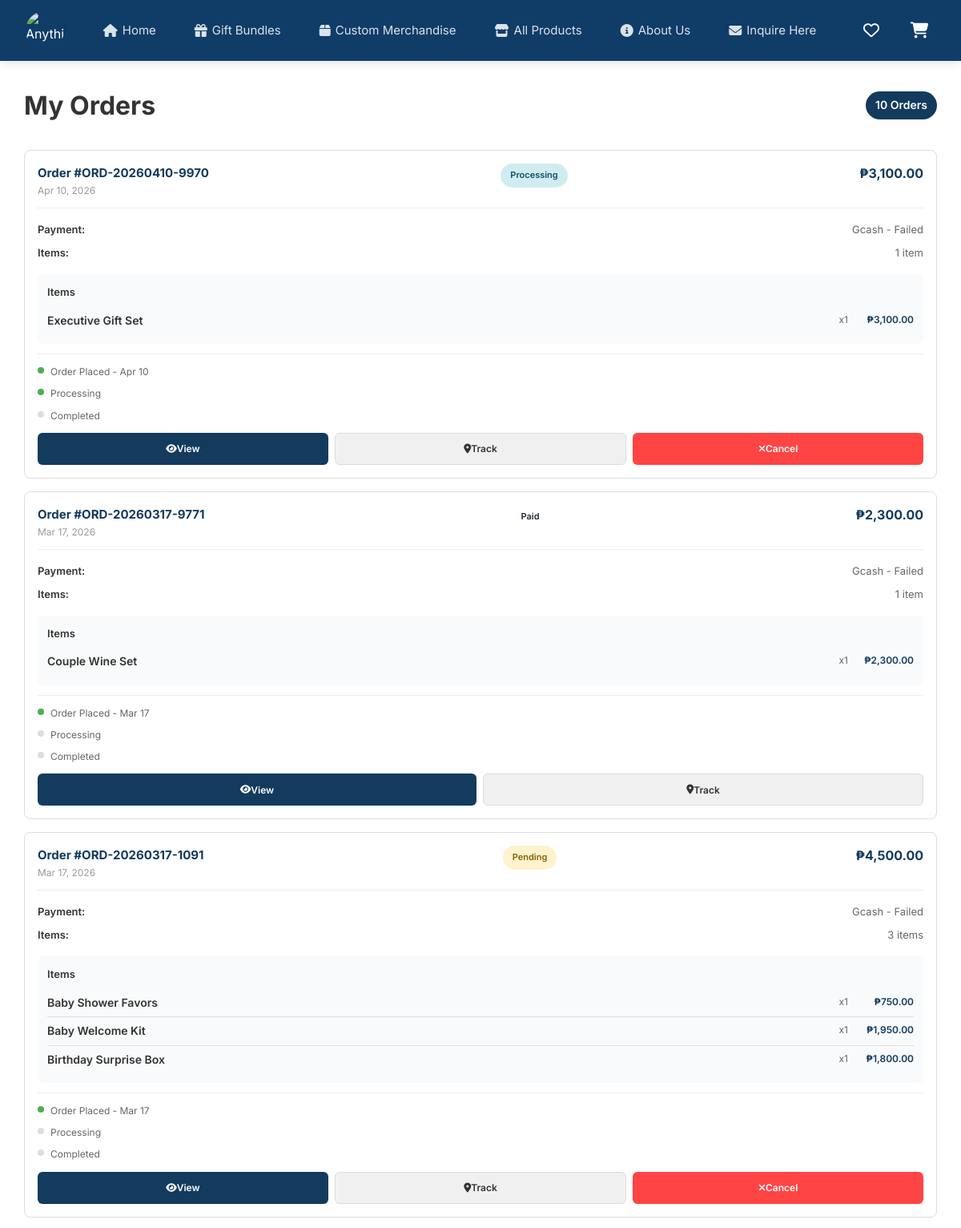
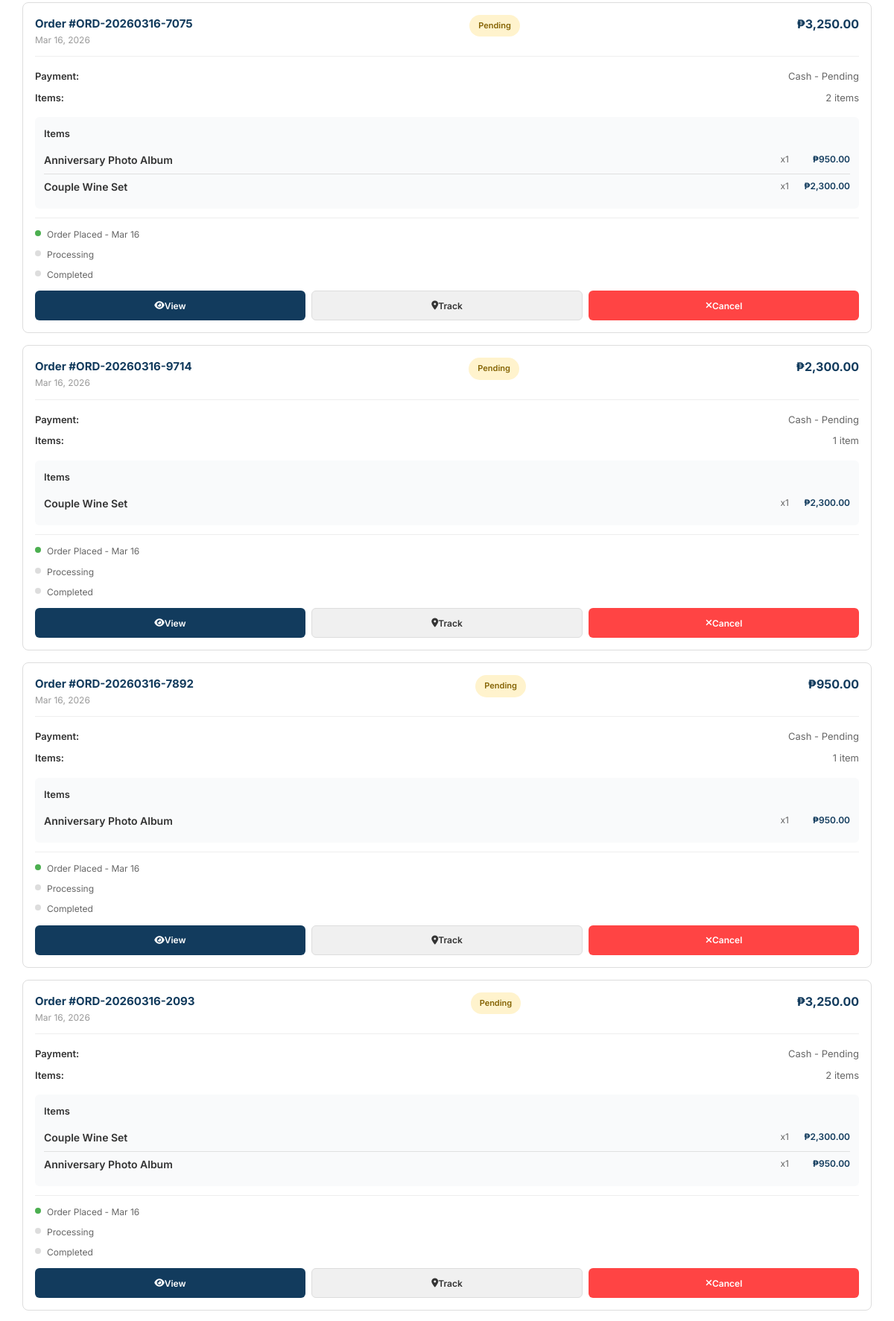
The page /Orders.php?email=lawrenzesalvador29@gmail.com (upper part) on the database its author committed (2 pictures, top to bottom).
### tables this page shows
CREATE TABLE `orders` (
  `id` int(11) NOT NULL,
  `order_number` varchar(50) NOT NULL,
  `customer_name` varchar(255) NOT NULL,
  `customer_email` varchar(255) NOT NULL,
  `customer_phone` varchar(20) NOT NULL,
  `total_amount` decimal(10,2) NOT NULL,
  `payment_method` enum('cash','gcash','card') NOT NULL,
  `payment_reference` varchar(100) DEFAULT NULL,
  `payment_proof` text DEFAULT NULL,
  `payment_status` enum('pending','paid','failed') DEFAULT 'pending',
  `order_status` enum('pending','paid','processing','packed','shipped','delivered','cancelled') DEFAULT 'pending',
  `created_at` timestamp NOT NULL DEFAULT current_timestamp()
);

CREATE TABLE `order_items` (
  `id` int(11) NOT NULL,
  `order_id` int(11) NOT NULL,
  `product_id` int(11) NOT NULL,
  `product_name` varchar(255) NOT NULL,
  `quantity` int(11) NOT NULL,
  `price` decimal(10,2) NOT NULL,
  `subtotal` decimal(10,2) GENERATED ALWAYS AS (`quantity` * `price`) STORED
);

### orders.php (the view, shortened to what this page needs)
<?php
$pdo = getDBConnection();
$customerEmail = isset($_SESSION['customer_email']) ? $_SESSION['customer_email'] : null;
if (isset($_GET['email'])) {
    $customerEmail = $_GET['email'];
}
try {
    $stmt = $pdo->prepare("
        SELECT * FROM orders
        WHERE LOWER(customer_email) = LOWER(?)
        ORDER BY created_at DESC
    ");
    $stmt->execute([$customerEmail]);
    $orders = $stmt->fetchAll();
} catch (Exception $e) {
    $orders = [];
    $error = "Error fetching orders: " . $e->getMessage();
}
include 'includes/header.php';
?>
<link rel="stylesheet" href="assets/css/customer-site/orders.css">
<main>
    <div class="orders-container">
        <div class="orders-header">
            <h1>My Orders</h1>
            <div class="order-count"><?= count($orders) ?> Order<?= count($orders) !== 1 ? 's' : '' ?></div>
        </div>
        <?php if (empty($orders)): ?>
            <div class="no-orders">
                <i class="fas fa-box-open"></i>
                <h2>No Orders Yet</h2>
                <p>You haven't placed any orders yet. Start shopping now!</p>
                <a href="shop.php">
                    <i class="fas fa-shopping-bags"></i> Continue Shopping
                </a>
            </div>
        <?php else: ?>
            <div class="orders-list">
                <?php foreach ($orders as $order): ?>
                    <?php
                    $itemsStmt = $pdo->prepare("
                        SELECT * FROM order_items
                        WHERE order_id = ?
                    ");
                    $itemsStmt->execute([$order['id']]);
                    $items = $itemsStmt->fetchAll();
                    $canCancel = in_array($order['order_status'], ['pending', 'processing']);
                    $statusClass = 'status-' . $order['order_status'];
                    ?>
                    <div class="order-card">
                        <div class="order-header">
                            <div>
                                <div class="order-number">Order #<?= htmlspecialchars($order['order_number']) ?></div>
                                <div class="order-date"><?= date('M d, Y', strtotime($order['created_at'])) ?></div>
                            </div>
                            <div class="order-status-badge <?= $statusClass ?>">
                                <?= ucfirst($order['order_status']) ?>
                            </div>
                            <div class="order-total">₱<?= number_format($order['total_amount'], 2) ?></div>
                        </div>
                        <div class="order-details">
                            <div class="order-details-row">
                                <span class="order-details-label">Payment:</span>
                                <span><?= ucfirst($order['payment_method']) ?> - <?= ucfirst($order['payment_status']) ?></span>
                            </div>
                            <div class="order-details-row">
                                <span class="order-details-label">Items:</span>
                                <span><?= count($items) ?> item<?= count($items) !== 1 ? 's' : '' ?></span>
                            </div>
                        </div>
                        <div class="order-items">
                            <h4>Items</h4>
                            <?php foreach ($items as $item): ?>
                                <div class="order-item">
                                    <span class="item-name"><?= htmlspecialchars($item['product_name']) ?></span>
                                    <span class="item-qty">x<?= $item['quantity'] ?></span>
                                    <span class="item-subtotal">₱<?= number_format($item['subtotal'], 2) ?></span>
                                </div>
                            <?php endforeach; ?>
                        </div>
                        <div class="order-timeline">
                            <div class="timeline-item">
                                <div class="timeline-indicator active"></div>
                                <div class="timeline-text">Order Placed - <?= date('M d', strtotime($order['created_at'])) ?></div>
                            </div>
                            <div class="timeline-item">
                                <div class="timeline-indicator <?= in_array($order['order_status'], ['processing', 'completed']) ? 'active' : '' ?>"></div>
                                <div class="timeline-text">Processing</div>
                            </div>
                            <div class="timeline-item">
                                <div class="timeline-indicator <?= $order['order_status'] === 'completed' ? 'active' : '' ?>"></div>
                                <div class="timeline-text">Completed</div>
                            </div>
                        </div>
                        <div class="order-actions">
                            <button class="btn-view" onclick="viewOrderDetails(<?= $order['id'] ?>)">
                                <i class="fas fa-eye"></i> View
                            </button>
                            <button class="btn-track">
                                <i class="fas fa-map-marker-alt"></i> Track
                            </button>
                            <?php if ($canCancel): ?>
                                <button class="btn-cancel" onclick="cancelOrder(<?= $order['id'] ?>, '<?= htmlspecialchars($order['order_number']) ?>')">
                                    <i class="fas fa-times"></i> Cancel
                                </button>
                            <?php endif; ?>
                        </div>
                    </div>
                <?php endforeach; ?>
            </div>
        <?php endif; ?>
    </div>
</main>
<?php include 'includes/footer.php'; ?>

### includes/header.php (shortened to what this page needs)
<?php
$baseDir = isset($baseUrl) ? $baseUrl : '';
$currentPage = basename($_SERVER['PHP_SELF']);
?>
<!DOCTYPE html>
<html lang="en">
<head>
    <link rel="stylesheet" href="https://cdnjs.cloudflare.com/ajax/libs/font-awesome/6.5.0/css/all.min.css">
    <link rel="stylesheet" href="<?= $baseDir ?>assets/css/customer-site/quotation-list.css">
    <link rel="stylesheet" href="<?= $baseDir ?>assets/css/customer-site/quotation.css">
    <link rel="stylesheet" href="<?= $baseDir ?>assets/css/customer-site/style.css">
    <link rel="stylesheet" href="<?= $baseDir ?>assets/css/customer-site/notifications.css">
</head>
<body>
    <header class="main-header">
        <div class="header-top">
            <div class="header-logo">
                <img src="<?= $baseDir ?>assets/images/AI_Logo.jpg" alt="Anything Inside Logo" class="logo-img">
            </div>
            <nav class="header-nav-desktop">
                <a href="<?= $baseDir ?>index.php" class="nav-link <?= $currentPage == 'index.php'      ? 'active' : '' ?>"><i class="fas fa-home"></i> Home</a>
                <a href="<?= $baseDir ?>shop.php?category=gift%20bundles" class="nav-link"><i class="fas fa-gift"></i> Gift Bundles</a>
                <a href="<?= $baseDir ?>shop.php?category=custom%20merchandise" class="nav-link"><i class="fas fa-box"></i> Custom Merchandise</a>
                <a href="<?= $baseDir ?>shop.php" class="nav-link <?= $currentPage == 'shop.php'        ? 'active' : '' ?>"><i class="fas fa-store"></i> All Products</a>
                <a href="#about-us" class="nav-link"><i class="fas fa-info-circle"></i> About Us</a>
                <a href="https://forms.gle/ujiUSwKGQLKgTa5D6" target="_blank" class="nav-link"><i class="fas fa-envelope"></i> Inquire Here</a>
            </nav>
            <div class="header-icons">
                <a href="<?= $baseDir ?>wishlist.php" class="icon-link" aria-label="Wishlist">
                    <i class="far fa-heart"></i>
                </a>
                <a href="<?= $baseDir ?>cart.php" class="icon-link" aria-label="Shopping Cart">
                    <i class="fas fa-shopping-cart"></i>
                </a>
            </div>
        </div>
    </header>
</body>
</html>

### includes/footer.php (shortened to what this page needs)
</body>
</html>

### assets/css/customer-site/quotation-list.css (style rules this page uses)
:root { --primary: #0f3d67; --primary-light: #1f5d96; --primary-dark: #0a2847; --accent: #f59e0b; --success: #10b981; --danger: #ef4444; --warning: #f59e0b; --info: #3b82f6; --text-dark: #1e293b; --text-light: #64748b; --text-muted: #94a3b8; --bg: #f4f7fb; --card: #ffffff; --border: #e2e8f0; --shadow-sm: 0 2px 8px rgba(0, 0, 0, 0.04); --shadow-md: 0 8px 24px rgba(0, 0, 0, 0.08); --shadow-lg: 0 20px 60px rgba(0, 0, 0, 0.15); --radius: 16px; --radius-sm: 10px; --radius-lg: 20px; --spacing-xs: 4px; --spacing-sm: 8px; --spacing-md: 12px; --spacing-lg: 16px; --spacing-xl: 24px; --spacing-2xl: 32px; --transition: all 0.3s cubic-bezier(0.4, 0, 0.2, 1); --transition-fast: all 0.2s ease; }
* { box-sizing: border-box; -webkit-tap-highlight-color: transparent; }
html { scroll-behavior: smooth; -webkit-font-smoothing: antialiased; }
body { margin: 0; padding: 0; background: var(--bg); color: var(--text-dark); font-family: -apple-system, BlinkMacSystemFont, "Segoe UI", Roboto, Oxygen, Ubuntu, Cantarell, sans-serif; font-size: 16px; line-height: 1.6; overflow-x: hidden; }
.item-name { display: block; font-weight: 600; font-size: clamp(13px, 2vw, 14px); }
.btn-cancel { background: #f1f5f9; color: var(--text-dark); border: none; border-radius: var(--radius-sm); padding: clamp(10px, 2vw, 12px) clamp(18px, 3vw, 24px); font-weight: 700; font-size: clamp(13px, 2vw, 14px); cursor: pointer; transition: var(--transition-fast); touch-action: manipulation; }

### assets/css/customer-site/quotation.css (style rules this page uses)
:root { --primary: #0f3d67; --primary-light: #1f5d96; --accent: #f59e0b; --success: #10b981; --danger: #ef4444; --text-dark: #1e293b; --text-light: #64748b; --bg: #f4f7fb; --card: #ffffff; --border: #e2e8f0; --shadow-sm: 0 2px 8px rgba(0, 0, 0, 0.04); --shadow-md: 0 8px 24px rgba(0, 0, 0, 0.06); --radius: 18px; }
body { background: var(--bg); color: var(--text-dark); font-family: "Inter", sans-serif; }

### assets/css/customer-site/style.css (style rules this page uses)
* { margin: 0; padding: 0; box-sizing: border-box; font-family: "Inter", serif; }
:root { --font-inter: "Poppins", sans-serif; --font-Playfair: "Glacial Indifference", sans-serif; --primary-blue: #0f3d67; --secondary-gold: #f6c34a; --light-bg: #f9fafb; --text-dark: #1f2937; --text-light: #6b7280; --border-light: #ececec; }
html, body { margin: 0; padding: 0; height: auto; min-height: 100vh; }
body { display: flex; flex-direction: column; background: white; color: var(--text-dark); line-height: 1.6; }
main, .content { flex: 1; }
.main-header { background-color: var(--primary-blue); color: white; position: sticky; top: 0; z-index: 1000; box-shadow: 0 2px 12px rgba(0, 0, 0, 0.12); width: 100%; }
.header-top { display: flex; align-items: center; justify-content: space-between; padding: 12px 20px; gap: 16px; min-height: 64px; flex-wrap: nowrap; }
.header-logo { display: flex; align-items: center; justify-content: center; flex-shrink: 0; min-width: 48px; height: 48px; }
.logo-img { width: 48px; height: 48px; border-radius: 50%; object-fit: cover; display: block; }
.header-nav-desktop { display: flex; align-items: center; gap: 24px; flex-grow: 1; justify-content: center; flex-shrink: 0; }
.nav-link { display: flex; align-items: center; gap: 6px; color: rgba(255, 255, 255, 0.85); text-decoration: none; font-size: 15px; font-weight: 400; padding: 6px 12px; border-radius: 4px; transition: all var(--transition-speed) ease; white-space: nowrap; -webkit-tap-highlight-color: transparent; }
.nav-link i { font-size: 16px; }
.header-icons { display: flex; align-items: center; gap: 16px; flex-shrink: 0; }
.icon-link { display: flex; align-items: center; justify-content: center; width: 44px; height: 44px; color: white; text-decoration: none; font-size: 18px; border-radius: 6px; transition: all var(--transition-speed) ease; position: relative; -webkit-tap-highlight-color: transparent; }
@media (min-width: 1024px) { .header-top { padding: 14px 32px; gap: 24px; min-height: 68px; } }
@media (min-width: 1024px) { .header-nav-desktop { display: flex !important; flex: 0 0 auto; } }
@media (min-width: 1024px) { .header-icons { flex: 0 0 auto; } }

### includes/header.php (style rules this page uses)
.header-icons { display: flex; gap: 20px; align-items: center; }
.icon-link { position: relative; color: #fff; font-size: 20px; text-decoration: none; display: flex; align-items: center; justify-content: center; width: 40px; height: 40px; transition: background 0.2s ease; border-radius: 8px; flex-shrink: 0; }

### includes/footer.php (style rules this page uses)
html, body { min-height: 100vh; }
body { display: flex; flex-direction: column; margin: 0; }

### rows shown on the page
orders: order_number "ORD-20260410-9970", created_at "Apr 10, 2026", order_status "Processing", total_amount "3,100.00", payment_method "Gcash", payment_status "Failed", count($items) "1", created_at "Apr 10"
order_items: product_name "Executive Gift Set", quantity "1", subtotal "3,100.00"
orders: order_number "ORD-20260317-9771", created_at "Mar 17, 2026", order_status "Paid", total_amount "2,300.00", payment_method "Gcash", payment_status "Failed", count($items) "1", created_at "Mar 17"
order_items: product_name "Couple Wine Set", quantity "1", subtotal "2,300.00"
orders: order_number "ORD-20260317-1091", created_at "Mar 17, 2026", order_status "Pending", total_amount "4,500.00", payment_method "Gcash", payment_status "Failed", count($items) "3", created_at "Mar 17"
order_items: product_name "Baby Shower Favors", quantity "1", subtotal "750.00"
order_items: product_name "Baby Welcome Kit", quantity "1", subtotal "1,950.00"
order_items: product_name "Birthday Surprise Box", quantity "1", subtotal "1,800.00"
orders: order_number "ORD-20260316-7075", created_at "Mar 16, 2026", order_status "Pending", total_amount "3,250.00", payment_method "Cash", payment_status "Pending", count($items) "2", created_at "Mar 16"
order_items: product_name "Anniversary Photo Album", quantity "1", subtotal "950.00"
order_items: product_name "Couple Wine Set", quantity "1", subtotal "2,300.00"
orders: order_number "ORD-20260316-9714", created_at "Mar 16, 2026", order_status "Pending", total_amount "2,300.00", payment_method "Cash", payment_status "Pending", count($items) "1", created_at "Mar 16"
order_items: product_name "Couple Wine Set", quantity "1", subtotal "2,300.00"
orders: order_number "ORD-20260316-7892", created_at "Mar 16, 2026", order_status "Pending", total_amount "950.00", payment_method "Cash", payment_status "Pending", count($items) "1", created_at "Mar 16"
order_items: product_name "Anniversary Photo Album", quantity "1", subtotal "950.00"
orders: order_number "ORD-20260316-2093", created_at "Mar 16, 2026", order_status "Pending", total_amount "3,250.00", payment_method "Cash", payment_status "Pending", count($items) "2", created_at "Mar 16"
order_items: product_name "Couple Wine Set", quantity "1", subtotal "2,300.00"
order_items: product_name "Anniversary Photo Album", quantity "1", subtotal "950.00"

### other values the page prints
count($orders) "10"
